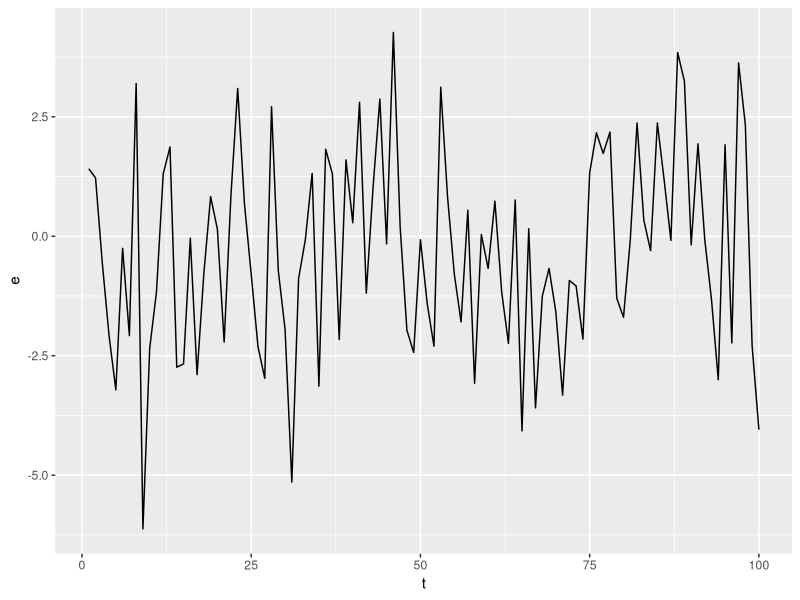
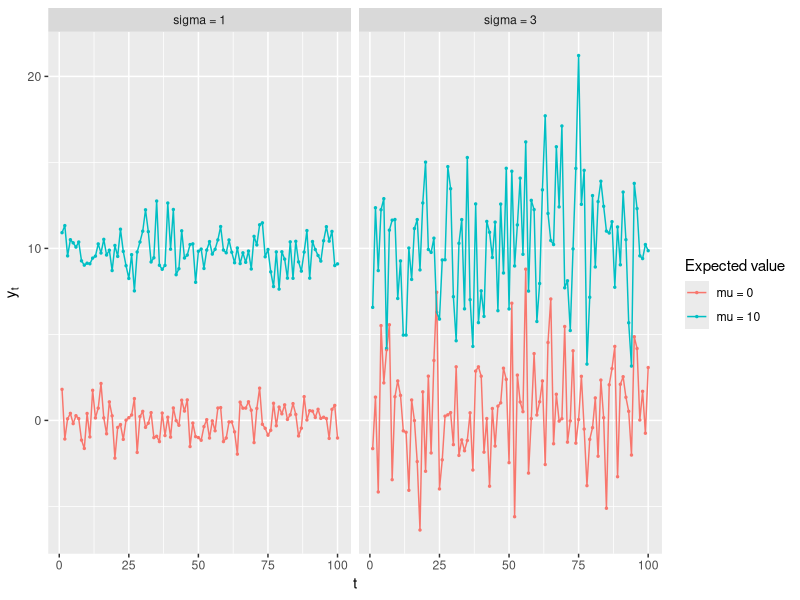
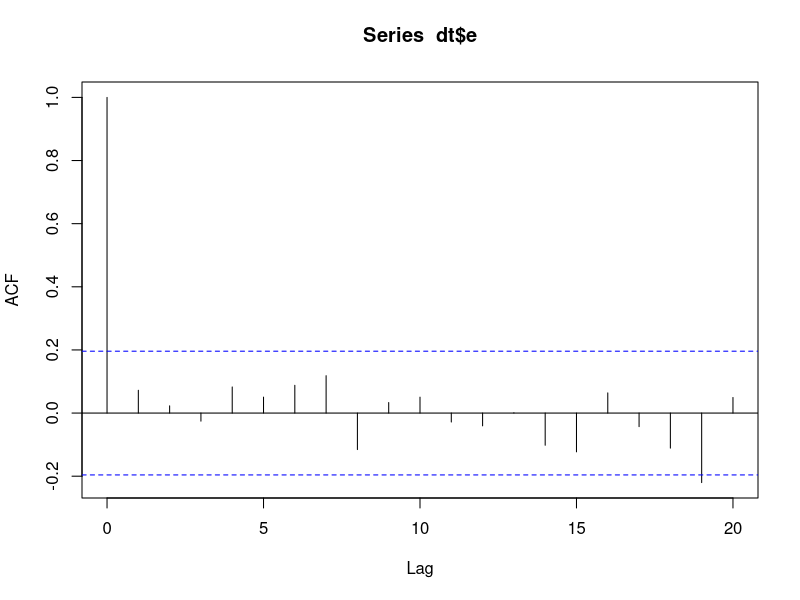

R code for these plots, in order:
## ---- chunk 1
library(tidyverse)
## ---- chunk 2
n <- 100

dt <- tibble(
  t = 1:n,
  e = rnorm(
    # The number of values to be drawn at random
    n = n, 
    # The expected value of the distribution
    mean = 0,
    # The standard deviation of the distribution
    sd = 2
    )
)

dt %>%
  ggplot(aes(x = t, y = e)) + 
  geom_line()
## ---- chunk 3
## For illustration only

n <- 100

sim_data <- expand_grid(
  mu = c(0, 10),
  sigma = c(1, 3),
  t = 1:n
) %>%
  mutate(
    y = rnorm(n(), mean = mu, sd = sigma),
    sigma_lab = paste0("sigma = ", sigma),
    mu_lab = paste0("mu = ", mu)
  )

sim_data %>%
  ggplot(aes(x = t, y = y, color = mu_lab)) +
  geom_point(size = 1 / 2) +
  geom_line() +
  facet_wrap(~sigma_lab) +
  labs(
    x = "t",
    y = expression(y[t]),
    color = "Expected value"
  )
## ---- chunk 4
sim_data %>%
  group_by(mu_lab, sigma_lab) %>%
  summarise(
    Average = mean(y),
    StdDev = sd(y)
  )
## ---- chunk 5
mean(dt$e)
## ---- chunk 6
sd(dt$e)
## ---- chunk 7
dt <- dt %>%
  mutate(
    e_l1 = lag(e, n = 1),
    e_l2 = lag(e, n = 2),
    e_l3 = lag(e, n = 3)
  )
## ---- chunk 8
cor(dt$e, dt$e_l1, use = "complete.obs")
cor(dt$e, dt$e_l2, use = "complete.obs")
cor(dt$e, dt$e_l3, use = "complete.obs")
## ---- chunk 9
acf(dt$e, plot = FALSE)
## ---- chunk 10
acf(dt$e)
## ---- chunk 11
Box.test(dt$e, lag = 3)
